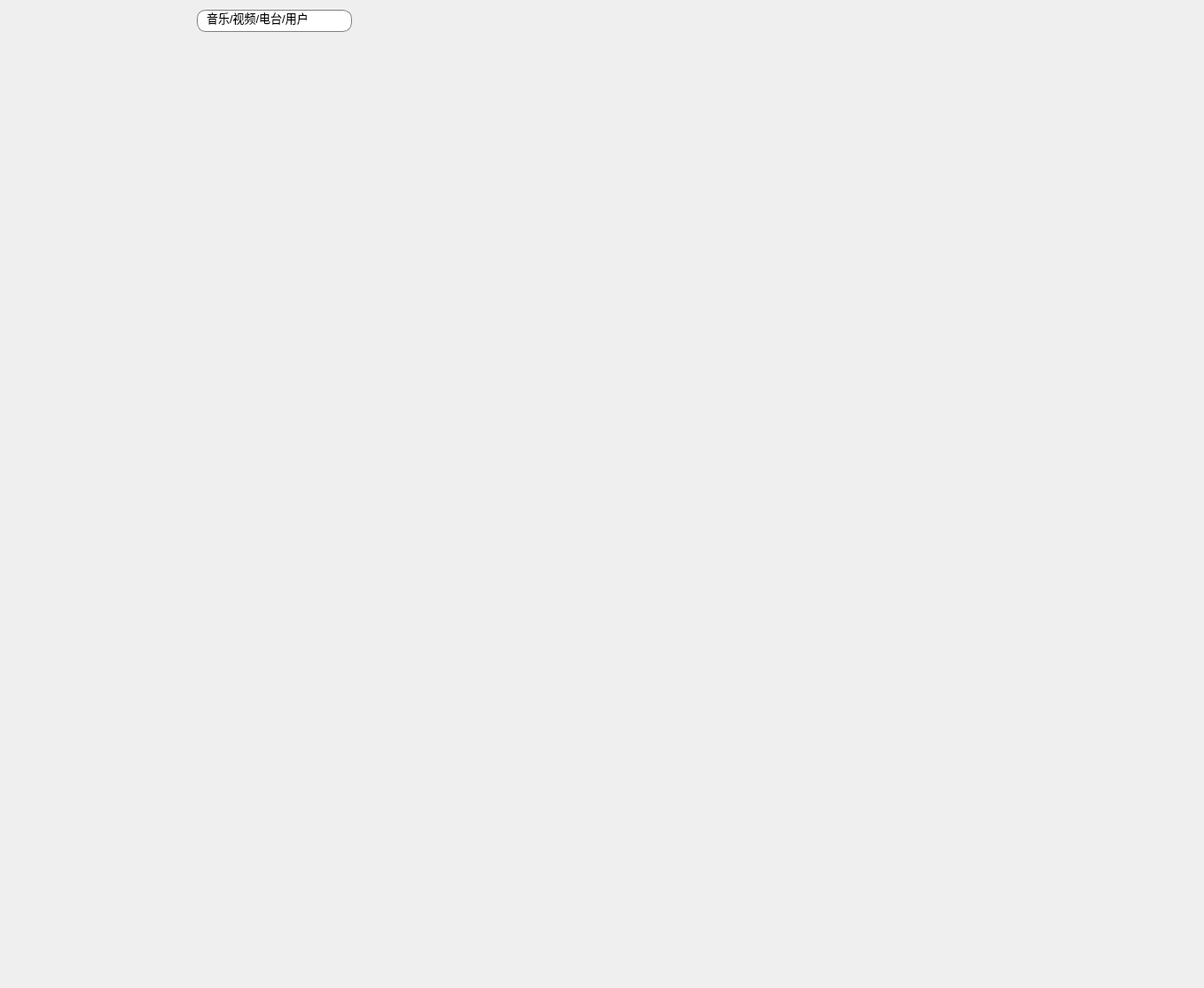
<?xml version="1.0" encoding="UTF-8"?>
<ui version="4.0">
 <class>Form</class>
 <widget class="QWidget" name="Form">
  <property name="geometry">
   <rect>
    <x>0</x>
    <y>0</y>
    <width>1358</width>
    <height>1114</height>
   </rect>
  </property>
  <property name="font">
   <font>
    <family>Microsoft YaHei UI</family>
   </font>
  </property>
  <property name="windowTitle">
   <string>Form</string>
  </property>
  <widget class="QLineEdit" name="lineEdit">
   <property name="geometry">
    <rect>
     <x>222</x>
     <y>11</y>
     <width>175</width>
     <height>25</height>
    </rect>
   </property>
   <property name="font">
    <font>
     <family>Microsoft YaHei UI</family>
     <pointsize>10</pointsize>
    </font>
   </property>
   <property name="styleSheet">
    <string notr="true">border: 1px solid gray;/*设置边框的粗细，以及颜色*/
border-radius: 10px;/*设置圆角的大小*/
padding: 0 8px;/*如果没有内容光标在开始往后移动0.8像素点*/
selection-background-color: darkgray;
   </string>
   </property>
   <property name="text">
    <string>音乐/视频/电台/用户</string>
   </property>
  </widget>
  <widget class="QLabel" name="label_10">
   <property name="geometry">
    <rect>
     <x>222</x>
     <y>687</y>
     <width>200</width>
     <height>200</height>
    </rect>
   </property>
   <property name="text">
    <string/>
   </property>
   <property name="pixmap">
    <pixmap resource="../img/demo.qrc">:/icon_1/播放列表.png</pixmap>
   </property>
   <property name="scaledContents">
    <bool>true</bool>
   </property>
  </widget>
  <widget class="QFrame" name="">
   <property name="geometry">
    <rect>
     <x>0</x>
     <y>710</y>
     <width>204</width>
     <height>400</height>
    </rect>
   </property>
   <widget class="QFrame" name="">
    <property name="geometry">
     <rect>
      <x>1</x>
      <y>271</y>
      <width>202</width>
      <height>128</height>
     </rect>
    </property>
    <widget class="QLabel" name="label_6">
     <property name="geometry">
      <rect>
       <x>1</x>
       <y>1</y>
       <width>200</width>
       <height>60</height>
      </rect>
     </property>
     <property name="text">
      <string/>
     </property>
     <property name="pixmap">
      <pixmap resource="../img/demo.qrc">:/icon_1/设置.png</pixmap>
     </property>
     <property name="scaledContents">
      <bool>true</bool>
     </property>
    </widget>
    <widget class="QLabel" name="label_8">
     <property name="geometry">
      <rect>
       <x>1</x>
       <y>68</y>
       <width>200</width>
       <height>59</height>
      </rect>
     </property>
     <property name="text">
      <string/>
     </property>
     <property name="pixmap">
      <pixmap resource="../img/demo.qrc">:/icon_1/退出.png</pixmap>
     </property>
     <property name="scaledContents">
      <bool>true</bool>
     </property>
    </widget>
   </widget>
   <widget class="QFrame" name="">
    <property name="geometry">
     <rect>
      <x>1</x>
      <y>1</y>
      <width>202</width>
      <height>128</height>
     </rect>
    </property>
    <widget class="QLabel" name="label_4">
     <property name="geometry">
      <rect>
       <x>1</x>
       <y>68</y>
       <width>200</width>
       <height>59</height>
      </rect>
     </property>
     <property name="text">
      <string/>
     </property>
     <property name="pixmap">
      <pixmap>../img/首页 (1).png</pixmap>
     </property>
     <property name="scaledContents">
      <bool>true</bool>
     </property>
    </widget>
    <widget class="QLabel" name="label_9">
     <property name="geometry">
      <rect>
       <x>1</x>
       <y>1</y>
       <width>200</width>
       <height>60</height>
      </rect>
     </property>
     <property name="text">
      <string/>
     </property>
     <property name="pixmap">
      <pixmap resource="../img/demo.qrc">:/icon_1/爱心.png</pixmap>
     </property>
     <property name="scaledContents">
      <bool>true</bool>
     </property>
    </widget>
   </widget>
  </widget>
  <widget class="QFrame" name="">
   <property name="geometry">
    <rect>
     <x>222</x>
     <y>450</y>
     <width>1070</width>
     <height>230</height>
    </rect>
   </property>
   <widget class="QWidget" name="">
    <property name="geometry">
     <rect>
      <x>15</x>
      <y>15</y>
      <width>1030</width>
      <height>202</height>
     </rect>
    </property>
    <layout class="QGridLayout" name="gridLayout">
     <item row="0" column="0">
      <widget class="QLabel" name="label_11">
       <property name="text">
        <string/>
       </property>
       <property name="pixmap">
        <pixmap resource="../img/demo.qrc">:/icon_1/播放-循环播放.png</pixmap>
       </property>
       <property name="scaledContents">
        <bool>true</bool>
       </property>
      </widget>
     </item>
     <item row="0" column="1">
      <widget class="QLabel" name="label_2">
       <property name="text">
        <string/>
       </property>
       <property name="pixmap">
        <pixmap resource="../img/demo.qrc">:/icon_1/46第一页、首页、上一首.png</pixmap>
       </property>
       <property name="scaledContents">
        <bool>true</bool>
       </property>
      </widget>
     </item>
     <item row="0" column="2">
      <widget class="QLabel" name="label_12">
       <property name="text">
        <string/>
       </property>
       <property name="pixmap">
        <pixmap resource="../img/demo.qrc">:/icon_1/播放 (1).png</pixmap>
       </property>
       <property name="scaledContents">
        <bool>true</bool>
       </property>
      </widget>
     </item>
     <item row="0" column="3">
      <widget class="QLabel" name="label_14">
       <property name="text">
        <string/>
       </property>
       <property name="pixmap">
        <pixmap resource="../img/demo.qrc">:/icon_1/47最后一页、末页、下一首.png</pixmap>
       </property>
       <property name="scaledContents">
        <bool>true</bool>
       </property>
      </widget>
     </item>
     <item row="0" column="4">
      <widget class="QLabel" name="label_7">
       <property name="text">
        <string/>
       </property>
       <property name="pixmap">
        <pixmap resource="../img/demo.qrc">:/icon_1/音量小.png</pixmap>
       </property>
       <property name="scaledContents">
        <bool>true</bool>
       </property>
      </widget>
     </item>
    </layout>
   </widget>
  </widget>
  <widget class="QFrame" name="">
   <property name="geometry">
    <rect>
     <x>222</x>
     <y>901</y>
     <width>616</width>
     <height>202</height>
    </rect>
   </property>
   <widget class="QLabel" name="label_13">
    <property name="geometry">
     <rect>
      <x>1</x>
      <y>1</y>
      <width>200</width>
      <height>200</height>
     </rect>
    </property>
    <property name="text">
     <string/>
    </property>
    <property name="pixmap">
     <pixmap resource="../img/demo.qrc">:/icon_1/下载.png</pixmap>
    </property>
    <property name="scaledContents">
     <bool>true</bool>
    </property>
   </widget>
   <widget class="QLabel" name="label_5">
    <property name="geometry">
     <rect>
      <x>208</x>
      <y>1</y>
      <width>200</width>
      <height>200</height>
     </rect>
    </property>
    <property name="text">
     <string/>
    </property>
    <property name="pixmap">
     <pixmap resource="../img/demo.qrc">:/icon_1/分享 (2).png</pixmap>
    </property>
    <property name="scaledContents">
     <bool>true</bool>
    </property>
   </widget>
   <widget class="QLabel" name="label_3">
    <property name="geometry">
     <rect>
      <x>415</x>
      <y>1</y>
      <width>200</width>
      <height>200</height>
     </rect>
    </property>
    <property name="text">
     <string/>
    </property>
    <property name="pixmap">
     <pixmap resource="../img/demo.qrc">:/icon_1/喜欢.png</pixmap>
    </property>
    <property name="scaledContents">
     <bool>true</bool>
    </property>
   </widget>
  </widget>
 </widget>
 <resources>
  <include location="../img/demo.qrc"/>
 </resources>
 <connections/>
</ui>
